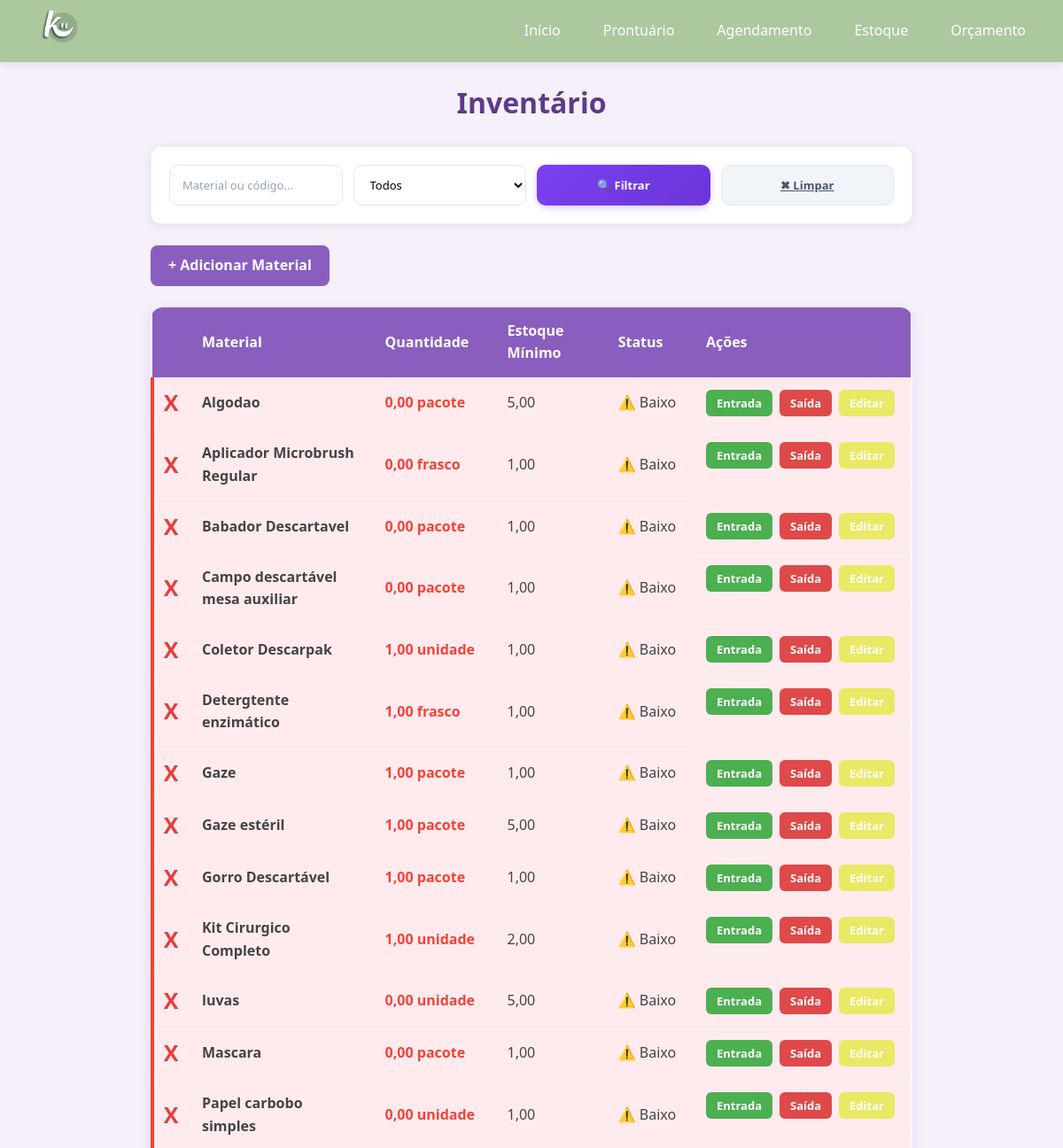
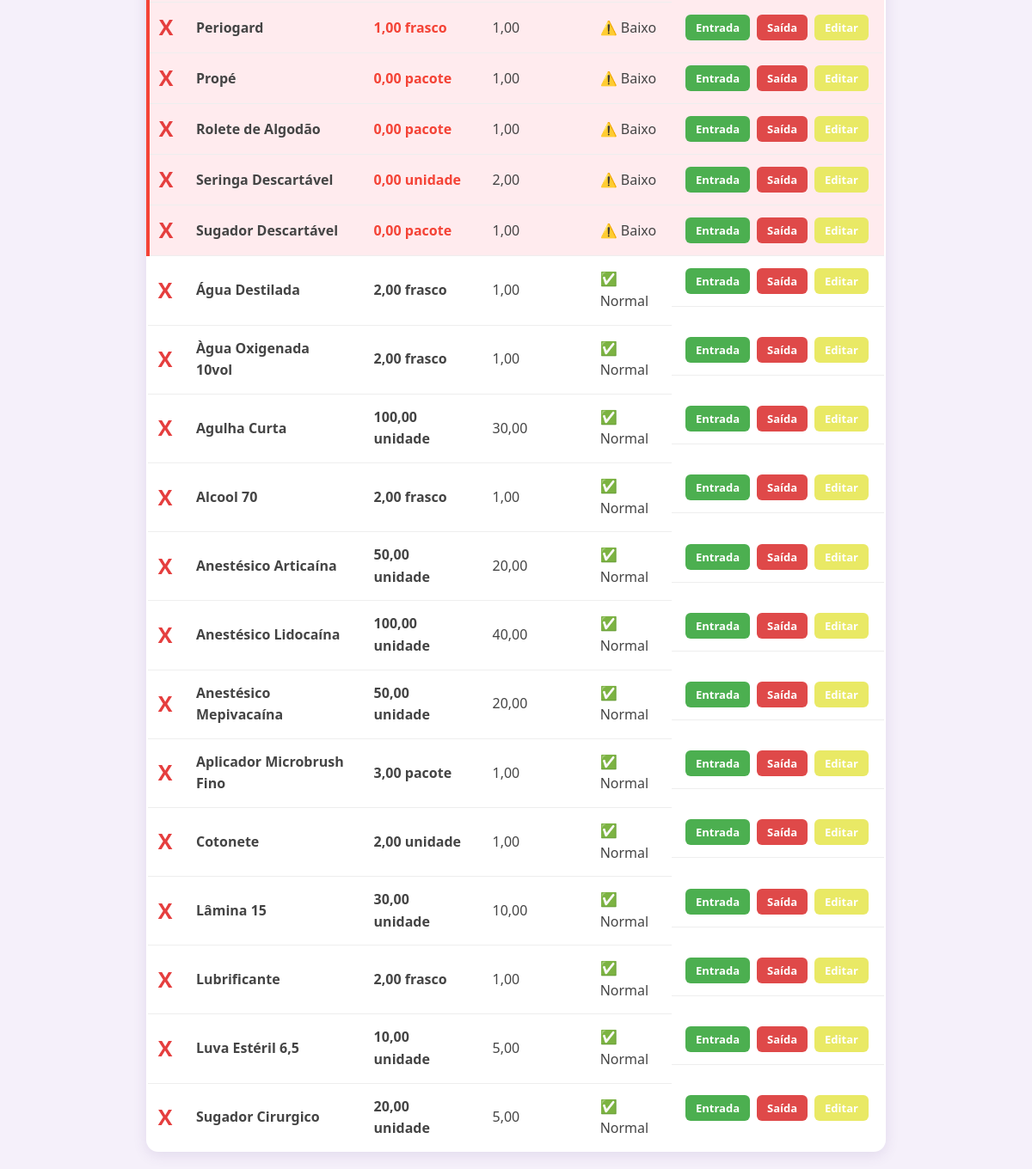
The app's page /inventario.php with its own data (2 pictures, top to bottom).
### tables this page shows
CREATE TABLE `estoque` (
  `id` int(11) NOT NULL,
  `nome` varchar(255) NOT NULL,
  `quantidade` decimal(10,2) NOT NULL DEFAULT 0.00,
  `unidade` varchar(50) NOT NULL DEFAULT 'unidade',
  `estoque_minimo` decimal(10,2) NOT NULL DEFAULT 5.00,
  `updated_at` timestamp NOT NULL DEFAULT current_timestamp() ON UPDATE current_timestamp()
);

### inventario.php (the view, shortened to what this page needs)
<?php
require_once 'conexao/conexao.php';
$busca    = trim($_GET['busca'] ?? '');
$estoque  = $_GET['estoque'] ?? '';
$params = [];
$sql = "
    SELECT *,
           (quantidade <= estoque_minimo) AS estoque_baixo
    FROM estoque
";
$sql .= " ORDER BY estoque_baixo DESC, nome ASC";
$stmt = $pdo->prepare($sql);
$stmt->execute($params);
$materiais = $stmt->fetchAll();
?>
<!DOCTYPE html>
<html lang="pt-BR">
<head>
    <link rel="stylesheet" href="css/navbar.css">
    <link rel="stylesheet" href="css/inventario.css">
</head>
<body>
    <?php include 'navbar.php'; ?>
    <div class="container">
        <h1>Inventário</h1>
        <div class="filter-bar">
            <form method="GET" class="filter-form">
                <input type="text" name="busca" placeholder="Material ou código..." value="<?= htmlspecialchars($busca) ?>">
                <select name="estoque">
                    <option value="">Todos</option>
                </select>
                <button type="submit" class="btn-filter">🔍 Filtrar</button>
                <a href="inventario" class="btn-reset">✖ Limpar</a>
            </form>
        </div>
        <a href="adicionar_material" class="btn-add">+ Adicionar Material</a>
        <?php if (empty($materiais)): ?>
            <div class="empty">
                <?= ($busca !== '' || $estoque !== '')
                    ? 'Nenhum material encontrado com os filtros aplicados.'
                    : 'Nenhum material cadastrado.'
                ?>
            </div>
        <?php else: ?>
            <div class="tabela-estoque">
                <table>
                    <thead>
                        <tr>
                            <th class="col-excluir"></th>
                            <th>Material</th>
                            <th>Quantidade</th>
                            <th>Estoque Mínimo</th>
                            <th>Status</th>
                            <th>Ações</th>
                        </tr>
                    </thead>
                    <tbody>
                        <?php foreach ($materiais as $m): ?>
                            <tr class="<?= $m['estoque_baixo'] ? 'estoque-baixo' : '' ?>">
                                <td class="col-excluir">
                                    <button type="button" class="btn-excluir"  onclick="excluirMaterial(<?= $m['id'] ?>, '<?= htmlspecialchars($m['nome'], ENT_QUOTES)?>')"
                                    title="Excluir material">
                                X
                                </button>
                                </td>
                                <td data-label="Material">
                                    <strong><?= htmlspecialchars($m['nome']) ?></strong><br>
                                </td>
                                <td data-label="Quantidade" class="quantidade">
                                    <?= number_format($m['quantidade'], 2, ',', '.') ?> <?= htmlspecialchars($m['unidade']) ?>
                                </td>
                                <td data-label="Estoque Mínimo"><?= number_format($m['estoque_minimo'], 2, ',', '.') ?></td>
                                <td data-label="Status">
                                    <span class="badge-estoque <?= $m['estoque_baixo'] ? 'badge-baixo' : 'badge-normal' ?>">
                                        <?= $m['estoque_baixo'] ? '⚠️ Baixo' : '✅ Normal' ?>
                                    </span>
                                </td>
                                <td data-label="Ações" class="acoes">
                                    <button class="btn-acao btn-entrada" onclick="atualizarEstoque(<?= $m['id'] ?>, 'entrada')">
                                        Entrada
                                    </button>
                                    <button class="btn-acao btn-saida" onclick="atualizarEstoque(<?= $m['id'] ?>, 'saida')">
                                        Saída
                                    </button>
                                    <button class="btn-acao btn-editar" onclick="atualizarEstoqueMinimo(<?= $m['id'] ?>)">
                                        Editar
                                    </button>
                                </td>
                            </tr>
                        <?php endforeach; ?>
                    </tbody>
                </table>
            </div>
        <?php endif; ?>
    </div>
</body>
</html>

### css/navbar.css (style rules this page uses)
.filter-bar { background: #fff; padding: 20px; border-radius: 12px; box-shadow: 0 2px 12px rgba(0, 0, 0, 0.08); margin-bottom: 24px; border: 1px solid #f1f5f9; }
.filter-form { display: grid; grid-template-columns: repeat(auto-fit, minmax(200px, 1fr)); gap: 12px; align-items: end; }
.filter-form input, .filter-form select { padding: 11px 14px; border: 1.5px solid #e2e8f0; border-radius: 10px; font-size: 13px; background: #fff; transition: all 0.2s ease; height: 46px; box-sizing: border-box; }
.filter-form input::placeholder { color: #94a3b8; }
.btn-filter, .btn-reset { padding: 11px 20px; border-radius: 10px; font-size: 13px; font-weight: 600; cursor: pointer; border: none; height: 46px; display: inline-flex; align-items: center; justify-content: center; gap: 6px; transition: all 0.2s ease; white-space: nowrap; box-sizing: border-box; }
.btn-filter { background: linear-gradient(135deg, #7b3ff2 0%, #6a35d9 100%); color: #fff; box-shadow: 0 2px 8px rgba(123, 63, 242, 0.3); }
.btn-reset { background: #f1f5f9; color: #475569; border: 1.5px solid #e2e8f0; }
@media (min-width: 1200px) { .filter-form { grid-template-columns: repeat(auto-fit, minmax(180px, 1fr)); } }
.btn-filter::before, .btn-reset::before { font-size: 14px; }

### css/inventario.css (style rules this page uses)
:root { --roxo-escuro: #5d3a8c; --roxo-medio: #8a5ebf; --roxo-claro: #c9a7e8; --roxo-background: #f5f0fa; --branco: #ffffff; --cinza-texto: #444; --verde-estoque: #4caf50; --vermelho-estoque: #f44336; }
* { margin: 0; padding: 0; box-sizing: border-box; font-family: "Segoe UI", system-ui, sans-serif; }
body { background-color: var(--roxo-background); color: var(--cinza-texto); line-height: 1.6; }
.container { max-width: 900px; margin: 0 auto; padding: 20px; }
h1 { color: var(--roxo-escuro); margin-bottom: 24px; text-align: center; }
.btn-add { display: inline-block; background: var(--roxo-medio); color: white; text-decoration: none; padding: 10px 20px; border-radius: 8px; font-weight: 600; margin-bottom: 24px; }
.tabela-estoque { background: var(--branco); border-radius: 14px; overflow: hidden; box-shadow: 0 4px 16px rgba(93, 58, 140, 0.12); }
table { width: 100%; border-collapse: collapse; }
th { background: var(--roxo-medio); color: white; padding: 14px 16px; text-align: left; }
td { padding: 14px 16px; border-bottom: 1px solid #eee; }
tr:last-child td { border-bottom: none; }
.estoque-baixo { background-color: #ffebee; border-left: 4px solid var(--vermelho-estoque); }
.quantidade { font-weight: 600; }
.estoque-baixo .quantidade { color: var(--vermelho-estoque); }
.acoes { display: flex; gap: 8px; }
.btn-acao { padding: 6px 12px; border: none; border-radius: 6px; font-size: 13px; cursor: pointer; font-weight: 600; }
.btn-entrada { background: var(--verde-estoque); color: white; }
.btn-saida { background: rgb(223, 73, 73); color: white; }
.btn-editar { background-color: rgb(233, 233, 101); color: white; }
.col-excluir { width: 40px; text-align: center; padding: 0 !important; }
.btn-excluir { border: none; background: transparent; color: #e53e3e; font-size: 25px; font-weight: bold; line-height: 1; cursor: pointer; width: 32px; height: 32px; border-radius: 50%; transition: 0.2s; }

### records on screen
estoque: nome "Algodao", quantidade "0,00", unidade "pacote", estoque_minimo "5,00", shows "⚠️ Baixo"
estoque: nome "Aplicador Microbrush Regular", quantidade "0,00", unidade "frasco", estoque_minimo "1,00", shows "⚠️ Baixo"
estoque: nome "Babador Descartavel", quantidade "0,00", unidade "pacote", estoque_minimo "1,00", shows "⚠️ Baixo"
estoque: nome "Campo descartável mesa auxiliar", quantidade "0,00", unidade "pacote", estoque_minimo "1,00", shows "⚠️ Baixo"
estoque: nome "Coletor Descarpak", quantidade "1,00", unidade "unidade", estoque_minimo "1,00", shows "⚠️ Baixo"
estoque: nome "Detergtente enzimático", quantidade "1,00", unidade "frasco", estoque_minimo "1,00", shows "⚠️ Baixo"
estoque: nome "Gaze", quantidade "1,00", unidade "pacote", estoque_minimo "1,00", shows "⚠️ Baixo"
estoque: nome "Gaze estéril", quantidade "1,00", unidade "pacote", estoque_minimo "5,00", shows "⚠️ Baixo"
estoque: nome "Gorro Descartável", quantidade "1,00", unidade "pacote", estoque_minimo "1,00", shows "⚠️ Baixo"
estoque: nome "Kit Cirurgico Completo", quantidade "1,00", unidade "unidade", estoque_minimo "2,00", shows "⚠️ Baixo"
estoque: nome "luvas", quantidade "0,00", unidade "unidade", estoque_minimo "5,00", shows "⚠️ Baixo"
estoque: nome "Mascara", quantidade "0,00", unidade "pacote", estoque_minimo "1,00", shows "⚠️ Baixo"
estoque: nome "Papel carbobo simples", quantidade "0,00", unidade "unidade", estoque_minimo "1,00", shows "⚠️ Baixo"
estoque: nome "Periogard", quantidade "1,00", unidade "frasco", estoque_minimo "1,00", shows "⚠️ Baixo"
estoque: nome "Propé", quantidade "0,00", unidade "pacote", estoque_minimo "1,00", shows "⚠️ Baixo"
estoque: nome "Rolete de Algodão", quantidade "0,00", unidade "pacote", estoque_minimo "1,00", shows "⚠️ Baixo"
estoque: nome "Seringa Descartável", quantidade "0,00", unidade "unidade", estoque_minimo "2,00", shows "⚠️ Baixo"
estoque: nome "Sugador Descartável", quantidade "0,00", unidade "pacote", estoque_minimo "1,00", shows "⚠️ Baixo"
estoque: nome "Água Destilada", quantidade "2,00", unidade "frasco", estoque_minimo "1,00", shows "✅ Normal"
estoque: nome "Àgua Oxigenada 10vol", quantidade "2,00", unidade "frasco", estoque_minimo "1,00", shows "✅ Normal"
estoque: nome "Agulha Curta", quantidade "100,00", unidade "unidade", estoque_minimo "30,00", shows "✅ Normal"
estoque: nome "Alcool 70", quantidade "2,00", unidade "frasco", estoque_minimo "1,00", shows "✅ Normal"
estoque: nome "Anestésico Articaína", quantidade "50,00", unidade "unidade", estoque_minimo "20,00", shows "✅ Normal"
estoque: nome "Anestésico Lidocaína", quantidade "100,00", unidade "unidade", estoque_minimo "40,00", shows "✅ Normal"
estoque: nome "Anestésico Mepivacaína", quantidade "50,00", unidade "unidade", estoque_minimo "20,00", shows "✅ Normal"
estoque: nome "Aplicador Microbrush Fino", quantidade "3,00", unidade "pacote", estoque_minimo "1,00", shows "✅ Normal"
estoque: nome "Cotonete", quantidade "2,00", unidade "unidade", estoque_minimo "1,00", shows "✅ Normal"
estoque: nome "Lâmina 15", quantidade "30,00", unidade "unidade", estoque_minimo "10,00", shows "✅ Normal"
estoque: nome "Lubrificante", quantidade "2,00", unidade "frasco", estoque_minimo "1,00", shows "✅ Normal"
estoque: nome "Luva Estéril 6,5", quantidade "10,00", unidade "unidade", estoque_minimo "5,00", shows "✅ Normal"
estoque: nome "Sugador Cirurgico", quantidade "20,00", unidade "unidade", estoque_minimo "5,00", shows "✅ Normal"
